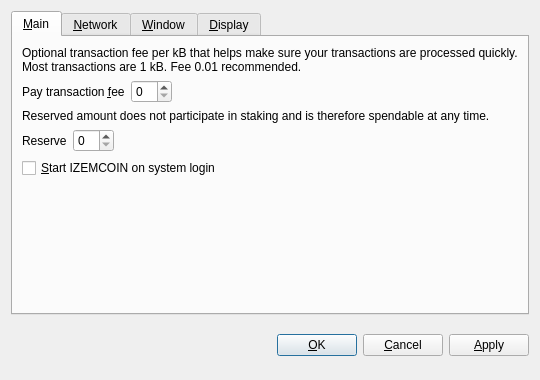
<?xml version="1.0" encoding="UTF-8"?>
<ui version="4.0">
 <class>OptionsDialog</class>
 <widget class="QDialog" name="OptionsDialog">
  <property name="geometry">
   <rect>
    <x>0</x>
    <y>0</y>
    <width>540</width>
    <height>380</height>
   </rect>
  </property>
  <property name="windowTitle">
   <string>Options</string>
  </property>
  <property name="modal">
   <bool>true</bool>
  </property>
  <layout class="QVBoxLayout" name="verticalLayout">
   <item>
    <widget class="QTabWidget" name="tabWidget">
     <property name="tabPosition">
      <enum>QTabWidget::North</enum>
     </property>
     <property name="currentIndex">
      <number>0</number>
     </property>
     <widget class="QWidget" name="tabMain">
      <attribute name="title">
       <string>&amp;Main</string>
      </attribute>
      <layout class="QVBoxLayout" name="verticalLayout_Main">
       <item>
        <widget class="QLabel" name="transactionFeeInfoLabel">
         <property name="text">
          <string>Optional transaction fee per kB that helps make sure your transactions are processed quickly. Most transactions are 1 kB. Fee 0.01 recommended.</string>
         </property>
         <property name="textFormat">
          <enum>Qt::PlainText</enum>
         </property>
         <property name="wordWrap">
          <bool>true</bool>
         </property>
        </widget>
       </item>
       <item>
        <layout class="QHBoxLayout" name="horizontalLayoutFee">
         <item>
          <widget class="QLabel" name="transactionFeeLabel">
           <property name="text">
            <string>Pay transaction &amp;fee</string>
           </property>
           <property name="textFormat">
            <enum>Qt::PlainText</enum>
           </property>
           <property name="buddy">
            <cstring>transactionFee</cstring>
           </property>
          </widget>
         </item>
         <item>
          <widget class="BitcoinAmountField" name="transactionFee"/>
         </item>
         <item>
          <spacer name="horizontalSpacerFee">
           <property name="orientation">
            <enum>Qt::Horizontal</enum>
           </property>
           <property name="sizeHint" stdset="0">
            <size>
             <width>40</width>
             <height>20</height>
            </size>
           </property>
          </spacer>
         </item>
        </layout>
       </item>
       <item>
        <widget class="QLabel" name="reserveBalanceInfoLabel">
         <property name="text">
          <string>Reserved amount does not participate in staking and is therefore spendable at any time.</string>
         </property>
         <property name="textFormat">
          <enum>Qt::PlainText</enum>
         </property>
         <property name="wordWrap">
          <bool>true</bool>
         </property>
        </widget>
       </item>
       <item>
        <layout class="QHBoxLayout" name="horizontalLayoutReserveBalance">
         <item>
          <widget class="QLabel" name="reserveBalanceLabel">
           <property name="text">
            <string>Reserve</string>
           </property>
           <property name="textFormat">
            <enum>Qt::PlainText</enum>
           </property>
           <property name="buddy">
            <cstring>reserveBalance</cstring>
           </property>
          </widget>
         </item>
         <item>
          <widget class="BitcoinAmountField" name="reserveBalance"/>
         </item>
         <item>
          <spacer name="horizontalSpacerReserveBalance">
           <property name="orientation">
            <enum>Qt::Horizontal</enum>
           </property>
           <property name="sizeHint" stdset="0">
            <size>
             <width>40</width>
             <height>20</height>
            </size>
           </property>
          </spacer>
         </item>
        </layout>
       </item>
       <item>
        <widget class="QCheckBox" name="bitcoinAtStartup">
         <property name="toolTip">
          <string>Automatically start IZEMCOIN after logging in to the system.</string>
         </property>
         <property name="text">
          <string>&amp;Start IZEMCOIN on system login</string>
         </property>
        </widget>
       </item>
       <item>
        <spacer name="verticalSpacer_Main">
         <property name="orientation">
          <enum>Qt::Vertical</enum>
         </property>
         <property name="sizeHint" stdset="0">
          <size>
           <width>20</width>
           <height>40</height>
          </size>
         </property>
        </spacer>
       </item>
      </layout>
     </widget>
     <widget class="QWidget" name="tabNetwork">
      <attribute name="title">
       <string>&amp;Network</string>
      </attribute>
      <layout class="QVBoxLayout" name="verticalLayout_Network">
       <item>
        <widget class="QCheckBox" name="mapPortUpnp">
         <property name="toolTip">
          <string>Automatically open the IZEMCOIN client port on the router. This only works when your router supports UPnP and it is enabled.</string>
         </property>
         <property name="text">
          <string>Map port using &amp;UPnP</string>
         </property>
        </widget>
       </item>
       <item>
        <widget class="QCheckBox" name="connectSocks">
         <property name="toolTip">
          <string>Connect to the IZEMCOIN network through a SOCKS proxy (e.g. when connecting through Tor).</string>
         </property>
         <property name="text">
          <string>&amp;Connect through SOCKS proxy:</string>
         </property>
        </widget>
       </item>
       <item>
        <layout class="QHBoxLayout" name="horizontalLayout_Network">
         <item>
          <widget class="QLabel" name="proxyIpLabel">
           <property name="text">
            <string>Proxy &amp;IP:</string>
           </property>
           <property name="textFormat">
            <enum>Qt::PlainText</enum>
           </property>
           <property name="buddy">
            <cstring>proxyIp</cstring>
           </property>
          </widget>
         </item>
         <item>
          <widget class="QValidatedLineEdit" name="proxyIp">
           <property name="maximumSize">
            <size>
             <width>140</width>
             <height>16777215</height>
            </size>
           </property>
           <property name="toolTip">
            <string>IP address of the proxy (e.g. 127.0.0.1)</string>
           </property>
          </widget>
         </item>
         <item>
          <widget class="QLabel" name="proxyPortLabel">
           <property name="text">
            <string>&amp;Port:</string>
           </property>
           <property name="textFormat">
            <enum>Qt::PlainText</enum>
           </property>
           <property name="buddy">
            <cstring>proxyPort</cstring>
           </property>
          </widget>
         </item>
         <item>
          <widget class="QLineEdit" name="proxyPort">
           <property name="maximumSize">
            <size>
             <width>55</width>
             <height>16777215</height>
            </size>
           </property>
           <property name="toolTip">
            <string>Port of the proxy (e.g. 9050)</string>
           </property>
          </widget>
         </item>
         <item>
          <widget class="QLabel" name="socksVersionLabel">
           <property name="text">
            <string>SOCKS &amp;Version:</string>
           </property>
           <property name="textFormat">
            <enum>Qt::PlainText</enum>
           </property>
           <property name="buddy">
            <cstring>socksVersion</cstring>
           </property>
          </widget>
         </item>
         <item>
          <widget class="QValueComboBox" name="socksVersion">
           <property name="toolTip">
            <string>SOCKS version of the proxy (e.g. 5)</string>
           </property>
          </widget>
         </item>
         <item>
          <spacer name="horizontalSpacer_Network">
           <property name="orientation">
            <enum>Qt::Horizontal</enum>
           </property>
           <property name="sizeHint" stdset="0">
            <size>
             <width>40</width>
             <height>20</height>
            </size>
           </property>
          </spacer>
         </item>
        </layout>
       </item>
       <item>
        <spacer name="verticalSpacer_Network">
         <property name="orientation">
          <enum>Qt::Vertical</enum>
         </property>
         <property name="sizeHint" stdset="0">
          <size>
           <width>20</width>
           <height>40</height>
          </size>
         </property>
        </spacer>
       </item>
      </layout>
     </widget>
     <widget class="QWidget" name="tabWindow">
      <attribute name="title">
       <string>&amp;Window</string>
      </attribute>
      <layout class="QVBoxLayout" name="verticalLayout_Window">
       <item>
        <widget class="QCheckBox" name="minimizeToTray">
         <property name="toolTip">
          <string>Show only a tray icon after minimizing the window.</string>
         </property>
         <property name="text">
          <string>&amp;Minimize to the tray instead of the taskbar</string>
         </property>
        </widget>
       </item>
       <item>
        <widget class="QCheckBox" name="minimizeOnClose">
         <property name="toolTip">
          <string>Minimize instead of exit the application when the window is closed. When this option is enabled, the application will be closed only after selecting Quit in the menu.</string>
         </property>
         <property name="text">
          <string>M&amp;inimize on close</string>
         </property>
        </widget>
       </item>
       <item>
        <spacer name="verticalSpacer_Window">
         <property name="orientation">
          <enum>Qt::Vertical</enum>
         </property>
         <property name="sizeHint" stdset="0">
          <size>
           <width>20</width>
           <height>40</height>
          </size>
         </property>
        </spacer>
       </item>
      </layout>
     </widget>
     <widget class="QWidget" name="tabDisplay">
      <attribute name="title">
       <string>&amp;Display</string>
      </attribute>
      <layout class="QVBoxLayout" name="verticalLayout_Display">
       <item>
        <layout class="QHBoxLayout" name="horizontalLayout_1_Display">
         <item>
          <widget class="QLabel" name="langLabel">
           <property name="text">
            <string>User Interface &amp;language:</string>
           </property>
           <property name="textFormat">
            <enum>Qt::PlainText</enum>
           </property>
           <property name="buddy">
            <cstring>lang</cstring>
           </property>
          </widget>
         </item>
         <item>
          <widget class="QValueComboBox" name="lang">
           <property name="toolTip">
            <string>The user interface language can be set here. This setting will take effect after restarting IZEMCOIN.</string>
           </property>
          </widget>
         </item>
        </layout>
       </item>
       <item>
        <layout class="QHBoxLayout" name="horizontalLayout_2_Display">
         <item>
          <widget class="QLabel" name="unitLabel">
           <property name="text">
            <string>&amp;Unit to show amounts in:</string>
           </property>
           <property name="textFormat">
            <enum>Qt::PlainText</enum>
           </property>
           <property name="buddy">
            <cstring>unit</cstring>
           </property>
          </widget>
         </item>
         <item>
          <widget class="QValueComboBox" name="unit">
           <property name="toolTip">
            <string>Choose the default subdivision unit to show in the interface and when sending coins.</string>
           </property>
          </widget>
         </item>
        </layout>
       </item>
       <item>
        <widget class="QCheckBox" name="displayAddresses">
         <property name="toolTip">
          <string>Whether to show IZEMCOIN addresses in the transaction list or not.</string>
         </property>
         <property name="text">
          <string>&amp;Display addresses in transaction list</string>
         </property>
        </widget>
       </item>
       <item>
        <widget class="QCheckBox" name="coinControlFeatures">
         <property name="toolTip">
          <string>Whether to show coin control features or not.</string>
         </property>
         <property name="text">
          <string>Display coin &amp;control features (experts only!)</string>
         </property>
        </widget>
       </item>
       <item>
        <spacer name="verticalSpacer_Display">
         <property name="orientation">
          <enum>Qt::Vertical</enum>
         </property>
         <property name="sizeHint" stdset="0">
          <size>
           <width>20</width>
           <height>40</height>
          </size>
         </property>
        </spacer>
       </item>
      </layout>
     </widget>
    </widget>
   </item>
   <item>
    <layout class="QHBoxLayout" name="horizontalLayout_Buttons">
     <item>
      <spacer name="horizontalSpacer_1">
       <property name="orientation">
        <enum>Qt::Horizontal</enum>
       </property>
       <property name="sizeHint" stdset="0">
        <size>
         <width>40</width>
         <height>48</height>
        </size>
       </property>
      </spacer>
     </item>
     <item>
      <widget class="QLabel" name="statusLabel">
       <property name="font">
        <font>
         <weight>75</weight>
         <bold>true</bold>
        </font>
       </property>
       <property name="text">
        <string/>
       </property>
       <property name="textFormat">
        <enum>Qt::PlainText</enum>
       </property>
       <property name="wordWrap">
        <bool>true</bool>
       </property>
      </widget>
     </item>
     <item>
      <spacer name="horizontalSpacer_2">
       <property name="orientation">
        <enum>Qt::Horizontal</enum>
       </property>
       <property name="sizeHint" stdset="0">
        <size>
         <width>40</width>
         <height>48</height>
        </size>
       </property>
      </spacer>
     </item>
     <item>
      <widget class="QPushButton" name="okButton">
       <property name="text">
        <string>&amp;OK</string>
       </property>
      </widget>
     </item>
     <item>
      <widget class="QPushButton" name="cancelButton">
       <property name="text">
        <string>&amp;Cancel</string>
       </property>
       <property name="autoDefault">
        <bool>false</bool>
       </property>
      </widget>
     </item>
     <item>
      <widget class="QPushButton" name="applyButton">
       <property name="text">
        <string>&amp;Apply</string>
       </property>
       <property name="autoDefault">
        <bool>false</bool>
       </property>
      </widget>
     </item>
    </layout>
   </item>
  </layout>
 </widget>
 <customwidgets>
  <customwidget>
   <class>BitcoinAmountField</class>
   <extends>QSpinBox</extends>
   <header>bitcoinamountfield.h</header>
  </customwidget>
  <customwidget>
   <class>QValueComboBox</class>
   <extends>QComboBox</extends>
   <header>qvaluecombobox.h</header>
  </customwidget>
  <customwidget>
   <class>QValidatedLineEdit</class>
   <extends>QLineEdit</extends>
   <header>qvalidatedlineedit.h</header>
  </customwidget>
 </customwidgets>
 <resources/>
 <connections/>
</ui>
